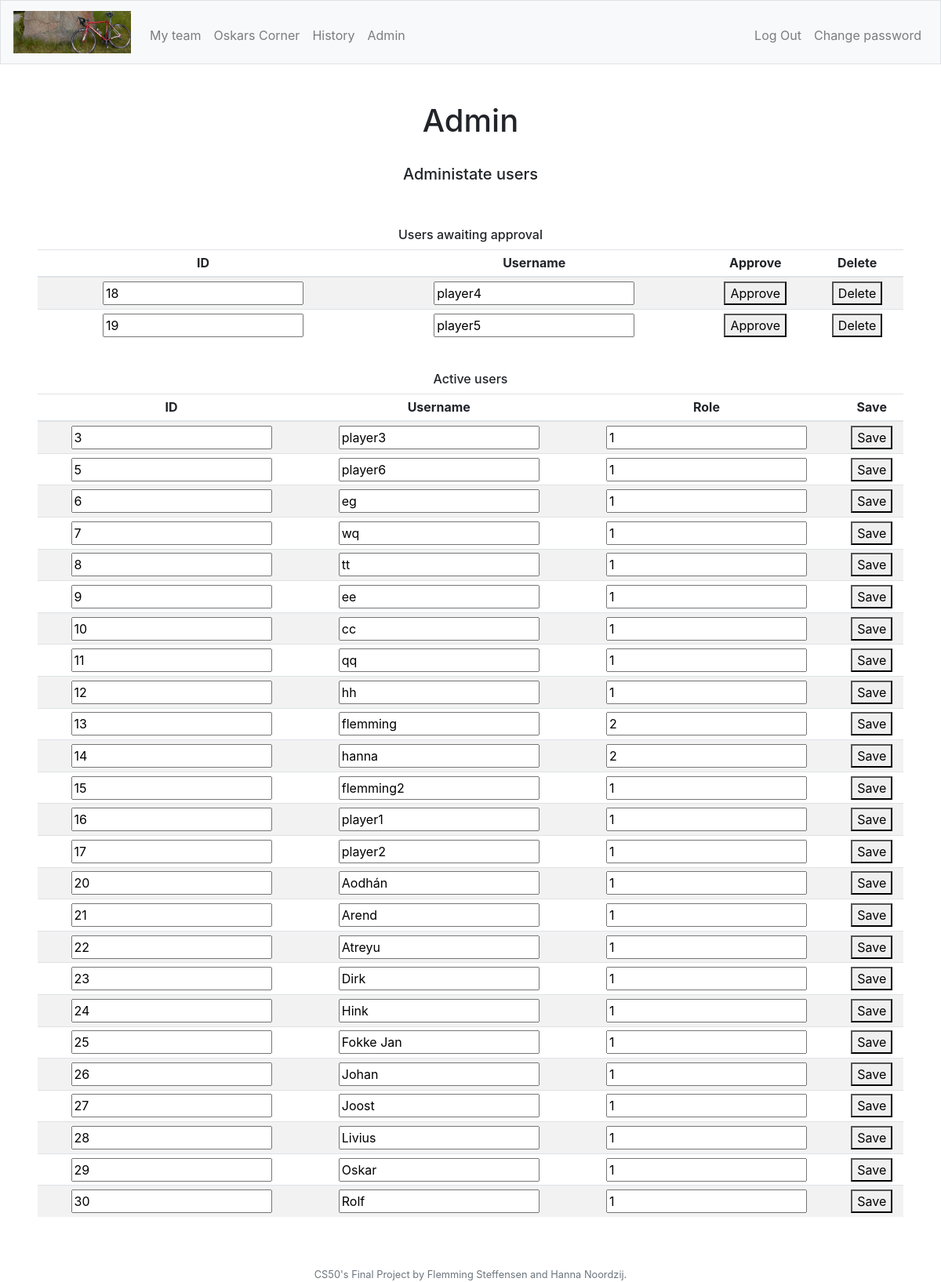
The app's page /editUser (signed in) with its own data.
### tables this page shows
CREATE TABLE "users" (
	"id"	INTEGER NOT NULL,
	"username"	TEXT NOT NULL,
	"hash"	TEXT NOT NULL,
	"role"	INTEGER NOT NULL DEFAULT 1,
	"approved"	INTEGER NOT NULL DEFAULT 0,
	PRIMARY KEY("id" AUTOINCREMENT)
);

### app.py (the view)
@app.route("/editUser", methods=["GET", "POST"])
@login_required
def editUser():
    if request.method == "GET":
        role = getRole()
        applicants = db.execute("SELECT id, username FROM users WHERE approved = 0")
        users = db.execute("SELECT id, username, role, approved FROM users WHERE approved = 1")
        return render_template("editUser.html", role=role, users=users, applicants=applicants)
    """Set user to approved or delete user"""
    if request.method == "POST":
        role = getRole()
        db.execute("UPDATE users SET username = :username, role = :role WHERE id = :id", id=request.form.get("userid"), username=request.form.get("username"), role=request.form.get("role"))
        return redirect('/editUser')

### app.py (called while the page is built)
@app.after_request
def after_request(response):
    response.headers["Cache-Control"] = "no-cache, no-store, must-revalidate"
    response.headers["Expires"] = 0
    response.headers["Pragma"] = "no-cache"
    return response

### helpers.py (called while the page is built)
def login_required(f):
    @wraps(f)
    def decorated_function(*args, **kwargs):
        if session.get("user_id") is None:
            return redirect("/login")
        return f(*args, **kwargs)
    return decorated_function

def getRole():
    role = db.execute("SELECT role FROM users WHERE id = :userid", userid=session["user_id"])
    role2 = role[0]["role"]
    return role2

### templates/editUser.html (shortened to what this page needs)
{% extends "layout.html" %}
{% block adminNav %}
    {% if role == 2 %}
    <li class="nav-item"><a class="nav-link" href="/admin">Admin</a></li>
    {% endif %}
{% endblock %}
{% block main %}
    <div>
        <h1>Admin</h1>
        <br>
        <h5>Administate users</h5>
        <br>
        <br>
        <h6>Users awaiting approval</h6>
        <table class="table table-striped table-sm">
            <thead>
                <tr>
                    <th class="">ID</th>
                    <th>Username</th>
                    <th>Approve</th>
                    <th>Delete</th>
                </tr>
            </thead>
            <tbody>
                {% for applicant in applicants %}
                    <form id="{{ applicant.id ~ applicant.username }}" action="" method="post">
                        <tr>
                            <td class=""><input type="number" id="{{applicant.id}}" readonly value="{{applicant.id}}" name="userid"></td>
                            <td class=""><input type="text" id="{{applicant.username}}" readonly value="{{applicant.username}}"></td>
                            <td><button type="submit" formaction="/approveUser">Approve</button></td>
                            <td><button type="submit" formaction="/deleteUser">Delete</button></td>
                        </tr>
                    </form>
                {% endfor %}
            </tbody>
        </table>
        <br>
        <h6>Active users</h6>
        <table class="table table-striped table-sm">
            <thead>
                <tr>
                    <th class="">ID</th>
                    <th>Username</th>
                    <th>Role</th>
                    <th>Save</th>
                </tr>
            </thead>
            <tbody>
                {% for user in users %}
                    <form id="{{ user.id ~ user.username }}" action="" method="post">
                        <tr>
                            <td class=""><input type="number" id="{{user.id}}" readonly value="{{user.id}}" name="userid"></td>
                            <td class=""><input type="text" id="{{user.username}}" value="{{user.username}}" name="username"></td>
                            <td><input type="number" id="{{user.role}}" value="{{user.role}}" name="role"></td>
                            <td><button type="submit" formaction="/editUser">Save</button></td>
                        </tr>
                    </form>
                {% endfor %}
            </tbody>
        </table>
    </div>
{% endblock %}

### static/styles.css (style rules this page uses)
td { position: relative; }
input[type="number"] { -moz-appearance: textfield; }

### records on screen
users: userid "18", username "player4"
users: userid "19", username "player5"
users: userid "3", username "player3", role "1"
users: userid "5", username "player6", role "1"
users: userid "6", username "eg", role "1"
users: userid "7", username "wq", role "1"
users: userid "8", username "tt", role "1"
users: userid "9", username "ee", role "1"
users: userid "10", username "cc", role "1"
users: userid "11", username "qq", role "1"
users: userid "12", username "hh", role "1"
users: userid "13", username "flemming", role "2"
users: userid "14", username "hanna", role "2"
users: userid "15", username "flemming2", role "1"
users: userid "16", username "player1", role "1"
users: userid "17", username "player2", role "1"
users: userid "20", username "Aodhán", role "1"
users: userid "21", username "Arend", role "1"
users: userid "22", username "Atreyu", role "1"
users: userid "23", username "Dirk", role "1"
users: userid "24", username "Hink", role "1"
users: userid "25", username "Fokke Jan", role "1"
users: userid "26", username "Johan", role "1"
users: userid "27", username "Joost", role "1"
users: userid "28", username "Livius", role "1"
users: userid "29", username "Oskar", role "1"
users: userid "30", username "Rolf", role "1"
